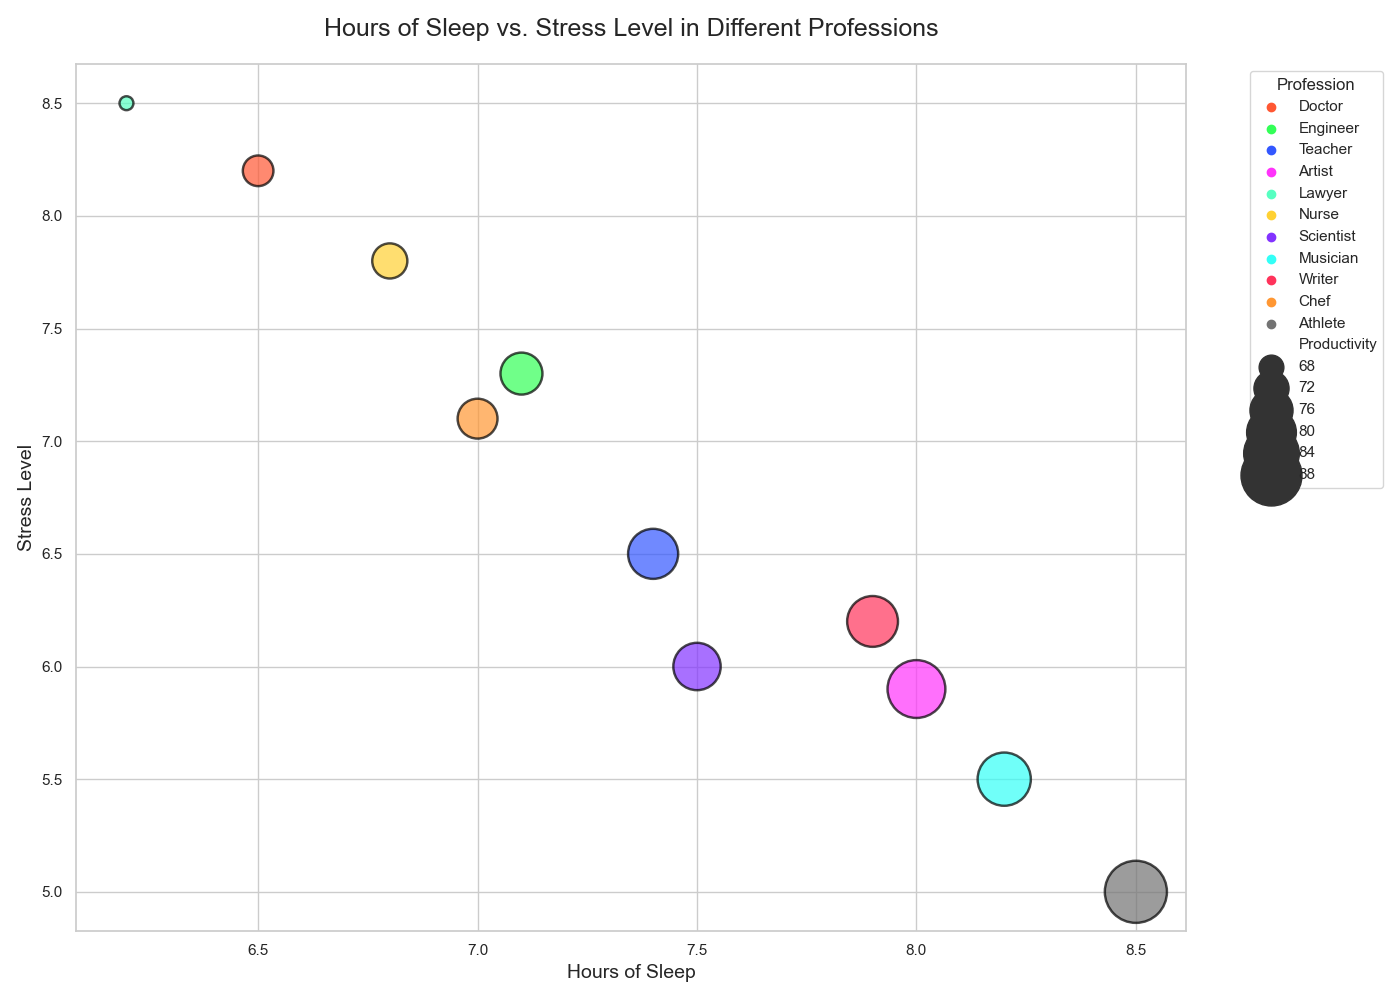

Generate this figure with Python:

import seaborn as sns
import pandas as pd
import matplotlib.pyplot as plt

data = {
    'Profession': ['Doctor', 'Engineer', 'Teacher', 'Artist', 'Lawyer', 'Nurse', 'Scientist', 'Musician', 'Writer', 'Chef', 'Athlete'],
    'HoursOfSleep': [6.5, 7.1, 7.4, 8.0, 6.2, 6.8, 7.5, 8.2, 7.9, 7.0, 8.5],
    'StressLevel': [8.2, 7.3, 6.5, 5.9, 8.5, 7.8, 6.0, 5.5, 6.2, 7.1, 5.0],
    'Productivity': [70.1, 75.4, 80.2, 85.6, 65.3, 72.0, 78.5, 82.3, 80.7, 74.3, 88.9]
}

df = pd.DataFrame(data)

plt.figure(figsize=(14, 10))
bubble = sns.scatterplot(data=df, x='HoursOfSleep', y='StressLevel', size='Productivity', hue='Profession', palette=['#FF5733', '#33FF57', '#3357FF', '#FF33FB', '#57FFC1', '#FFD133', '#8333FF', '#33FFF7', '#FF335B', '#FF9733', '#737373'], sizes=(100, 2000), alpha=0.7, edgecolor='black')

plt.title('Hours of Sleep vs. Stress Level in Different Professions', fontsize=18, pad=20)
plt.xlabel('Hours of Sleep', fontsize=14)
plt.ylabel('Stress Level', fontsize=14)

hand, labl = bubble.get_legend_handles_labels()
bubble.legend(hand[1:], labl[1:], title='Profession', bbox_to_anchor=(1.05, 1), loc='upper left')

plt.tight_layout()
plt.show()
